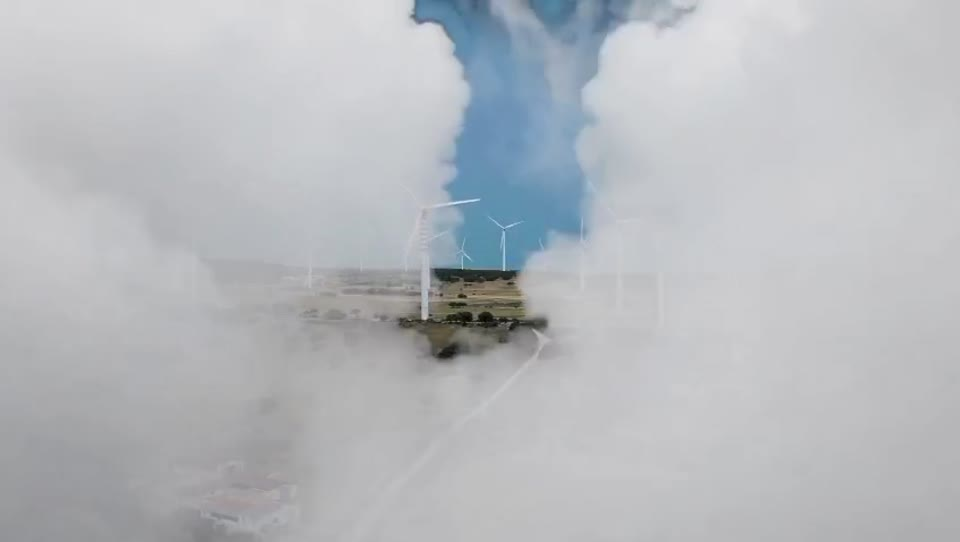
#> input picture docs/posters/Endustriyel-Perspektif.jpg, 960 x 542 px, found by its file name
$ python generate-creative-covers.py
#> lines starting #> are read from the running program, lines starting #| are printed output that depends on the picture
from PIL import Image, ImageDraw, ImageFont, ImageFilter, ImageEnhance, ImageOps
from pathlib import Path
import argparse, zipfile

W,H=1920,1080
BG=(16,21,23)
LIME=(196,231,102)
PROJECTS=[
 ('Endustriyel-Perspektif','Endüstri 360','SANAYİ & İMALAT','Üretimin farklı disiplinleri, tek bir güçlü anlatı.'),
 ('Cnc','Hassasiyetin Gücü','CNC TEKNOLOJİLERİ','Mühendisliği görünür kılan detaylar.'),
 ('Robotik-Otomasyon','Hareketin Mühendisliği','ROBOTİK OTOMASYON','Kontrol, koordinasyon ve kusursuz ritim.'),
 ('Is-Makineleri','Sahanın Gücü','YAPI & İNŞAAT','Ölçeğin ve dayanıklılığın sinematik dili.'),
 ('Plastik-Teknolojileri-Formun-Otesinde','Formun Ötesinde','PLASTİK TEKNOLOJİLERİ','Malzeme, geometriden tasarıma dönüşür.'),
 ('Lojistik','Lojistik','TAŞIMACILIK','Hareketin arkasındaki düzen.'),
 ('Gayrimenkul','Gayrimenkul','MİMARİ & YAŞAM','Mekânın ışıkla anlatılan karakteri.'),
 ('Kozmetik-Moda','Maybelline','MODA & KOZMETİK','Ürün odağında canlı ve güçlü bir görsel dil.'),
 ('Otomotiv','Continental','OTOMOTİV','Yol, hareket ve ürün karakteri.'),
 ('Spor-Beslenme','OCN Protein','SPOR & BESLENME','Günlük rutinde enerjik ürün anlatımı.'),
 ('Turizm-Seyahat','Turizm ve Seyahat','TURİZM & TAŞIMACILIK','Bir rota, pek çok yeni deneyim.')
]
BOLD='/usr/share/fonts/truetype/dejavu/DejaVuSans-Bold.ttf'
REG='/usr/share/fonts/truetype/dejavu/DejaVuSans.ttf'
def font(sz,bold=False):
 return ImageFont.truetype(BOLD if bold else REG,sz)
def wrap_fit(draw,txt,maxwidth):
 for sz in range(100,52,-2):
  f=font(sz,True); lines=[];line=''
  for word in txt.split():
   nextline=(line+' '+word).strip()
   if draw.textbbox((0,0),nextline,font=f)[2]<=maxwidth:line=nextline
   else:
    if line:lines.append(line)
    line=word
  if line:lines.append(line)
  if len(lines)<=3:return lines,f
 return lines,font(54,True)
def make(project,number,poster_root,out):
#> called with number = 1
 slug,title,category,tagline=project
 src=poster_root/(slug+'.jpg')
 if not src.exists():raise FileNotFoundError(src)
 source=Image.open(src).convert('RGB')
#> source is the input picture: PIL image 960x542 RGB; mean R, G, B 182.7, 185.8, 189.9
 base=ImageOps.fit(source,(W,H),method=Image.Resampling.LANCZOS).filter(ImageFilter.GaussianBlur(46))
 base=ImageEnhance.Brightness(base).enhance(.22)
 portrait=source.height>source.width*1.18
#> portrait = False
 x0,y0,x1,y1=(1125,90,1728,985) if portrait else (900,190,1790,875)
#> x0 = 900; y0 = 190; x1 = 1790; y1 = 875
 fg=ImageOps.contain(source,(x1-x0,y1-y0),method=Image.Resampling.LANCZOS)
 fx=x0+(x1-x0-fg.width)//2;fy=y0+(y1-y0-fg.height)//2
#> after `fx = x0 + (x1 - x0 - fg.width) // 2`: fx = 900
#> after `fy = y0 + (y1 - y0 - fg.height) // 2`: fy = 281
 d=ImageDraw.Draw(base,'RGBA')
 d.rounded_rectangle((fx-11,fy-11,fx+fg.width+11,fy+fg.height+11),radius=15,fill=(12,17,19,220),outline=(232,244,228,70),width=2)
 base.paste(fg,(fx,fy))
 # Feathered graphite overlay behind legible editorial typography.
 shade=Image.new('RGB',(W,H),BG);alpha=Image.new('L',(W,1))
 px=alpha.load()
 for x in range(W):
  k=max(0,min(1,(x-830)/850));px[x,0]=int(245*(1-k)**1.4)
 base.paste(shade,(0,0),alpha.resize((W,H)))
 d=ImageDraw.Draw(base,'RGBA')
 for x in range(115,800,84):d.line(((x,0),(x,H)),fill=(239,242,233,8),width=1)
 for y in range(90,H,84):d.line(((0,y),(865,y)),fill=(239,242,233,8),width=1)
 d.rectangle((110,94,174,101),fill=LIME)
 d.text((195,81),'M K .  /  C R E A T I V E  P O R T F O L I O',font=font(22,True),fill=(226,235,225,215))
 d.line((110,165,785,165),fill=(230,241,230,48),width=2)
 d.text((113,230),f'{number:02d}  /  CASE STUDY',font=font(28),fill=LIME)
 d.text((113,311),category,font=font(26,True),fill=(226,234,226,220))
 lines,ff=wrap_fit(d,title,770);sy=388
#> after `lines, ff = wrap_fit(d, title, 770)`: lines = ['Endüstri 360']
 for line in lines:
  d.text((104,sy),line,font=ff,fill=(244,248,237,255))
  sy+=ff.size+22
#> this loop made 1 pass
#> (line, sy) on pass 1: ('Endüstri 360', 510)
#> after the loop, sy = 510
 sy+=24;d.rectangle((112,sy,220,sy+7),fill=LIME);sy+=51
#> after `sy += 24`: sy = 534
#> after `sy += 51`: sy = 585
 words=[];line=''
 for word in tagline.split():
  candidate=(line+' '+word).strip()
  if d.textbbox((0,0),candidate,font=font(32))[2]>660:
   words.append(line);line=word
  else:line=candidate
#> after the loop, words = 1 item
 if line:words.append(line)
 for line in words:
  d.text((111,sy),line,font=font(32),fill=(186,202,197,255));sy+=46
#> this loop made 2 passes
#> sy on pass 1: 631
#> (line, sy) on pass 2: ('anlatı.', 677)
#> after the loop, sy = 677
 d.line((112,964,775,964),fill=(222,238,218,45),width=2)
 d.text((110,988),'AI-ASSISTED CONCEPT  ·  INDEPENDENT PORTFOLIO',font=font(19),fill=(188,204,194,225))
 d.ellipse((1800,90,1810,100),fill=LIME)
 dest=out/(slug+'.jpg');base.save(dest,quality=94,optimize=True,subsampling=0)
#> after `dest = out / (slug + '.jpg')`:
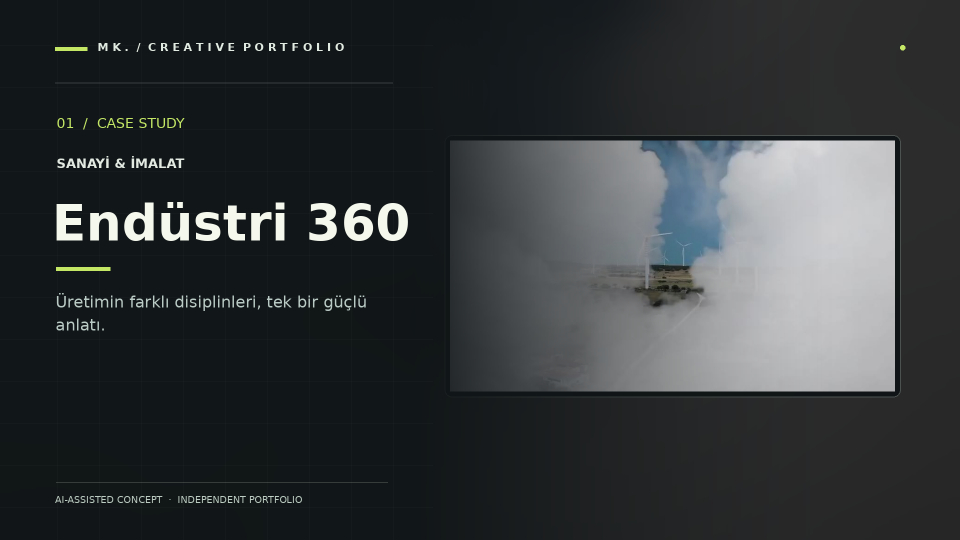
#> saved as Endustriyel-Perspektif.jpg: PIL image 1920x1080 RGB (shown at 1/2 size); mean R, G, B 51.5, 55.2, 56.9
 print('COVER',number,dest,flush=True)
 return dest
def main():
 a=argparse.ArgumentParser()
 a.add_argument('--posters',default='docs/posters')
 a.add_argument('--output',default='/tmp/creative-covers')
 args=a.parse_args()
 out=Path(args.output);out.mkdir(parents=True,exist_ok=True)
 files=[make(p,i,Path(args.posters),out) for i,p in enumerate(PROJECTS,1)]
#> call 2 of make, with number = 2
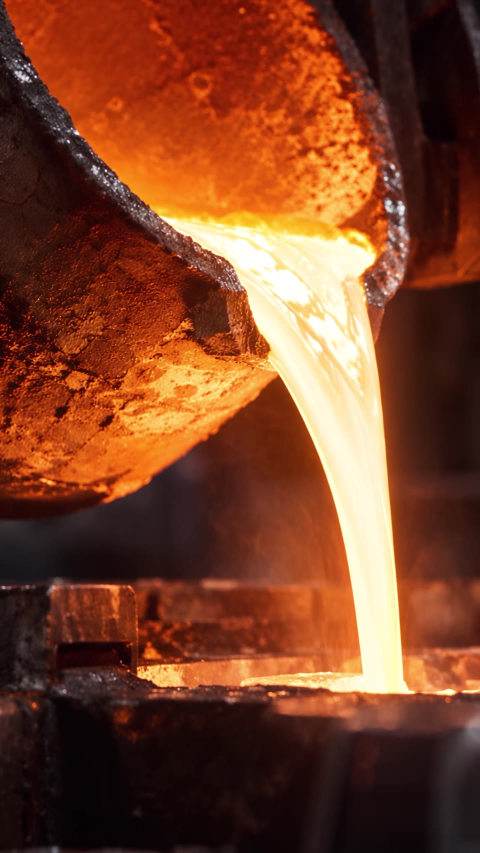
#> input picture docs/posters/Cnc.jpg, 960 x 1706 px, found by its file name (shown at 1/2 size)
#> in make, source is the input picture: PIL image 960x1706 RGB; mean R, G, B 123, 65.5, 39.8
#> in make (call 2), `lines, ff = wrap_fit(d, title, 770)`: lines = ['Hassasiyetin', 'Gücü']
#> the loop in make (call 2), `for line in lines:` made 2 passes
#> (line, sy) on passes 1 to 2: ('Hassasiyetin', 510), ('Gücü', 632)
#> after the loop in make (call 2), `for line in lines:`: sy = 632
#> in make (call 2), `sy += 24`: sy = 656
#> in make (call 2), `sy += 51`: sy = 707
#> after the loop in make (call 2), `for word in tagline.split():`: words = []
#> the loop in make (call 2), `for line in words:` made 1 pass
#> (line, sy) on pass 1: ('Mühendisliği görünür kılan detaylar.', 753)
#> after the loop in make (call 2), `for line in words:`: sy = 753
#> call 3 of make, with number = 3
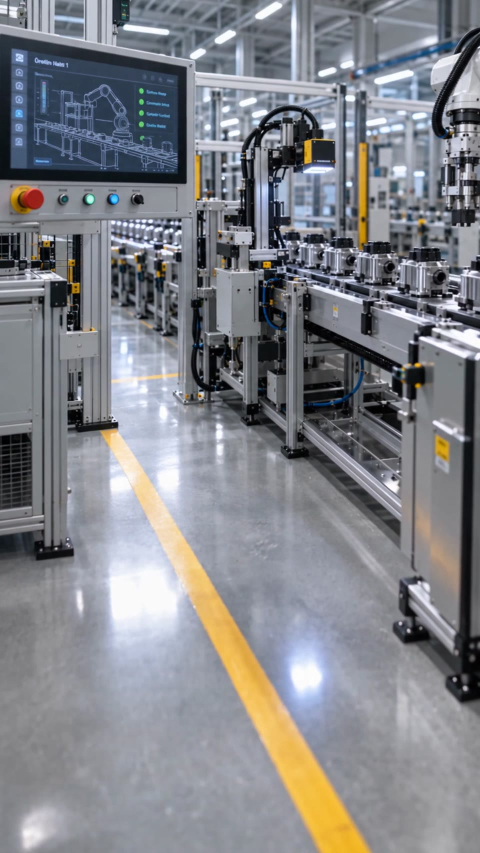
#> input picture docs/posters/Robotik-Otomasyon.jpg, 960 x 1706 px, found by its file name (shown at 1/2 size)
#> in make, source is the input picture: PIL image 960x1706 RGB; mean R, G, B 129.9, 131.5, 136.8
#> in make (call 3), `base.paste(shade,(0,0),alpha.resize((W,H)))`:
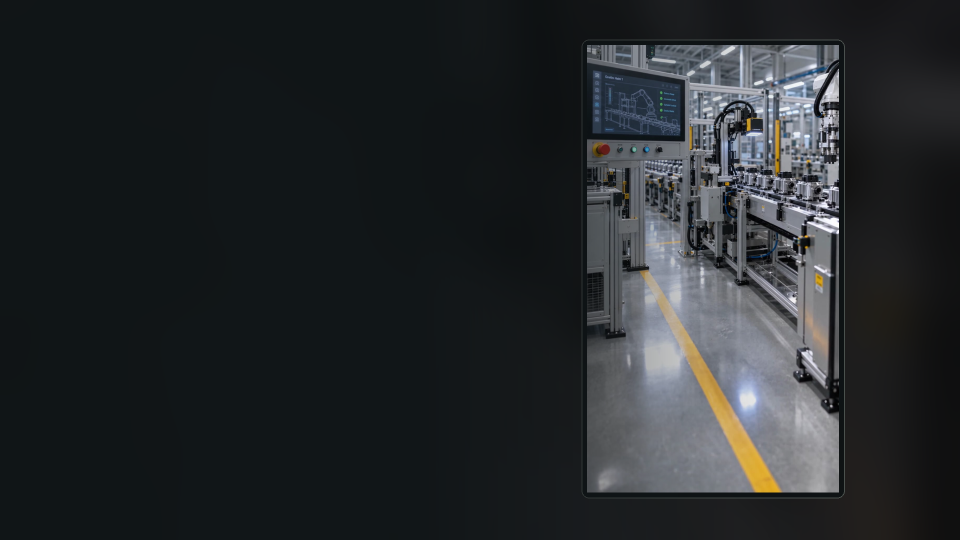
#> base: PIL image 1920x1080 RGB (shown at 1/2 size); mean R, G, B 38.2, 41.5, 43.8
#> in make (call 3), `lines, ff = wrap_fit(d, title, 770)`: lines = ['Hareketin', 'Mühendisliği']
#> the loop in make (call 3), `for line in lines:` made 2 passes
#> after the loop in make (call 3), `for line in lines:`: sy = 632
#> in make (call 3), `sy += 24`: sy = 656
#> in make (call 3), `sy += 51`: sy = 707
#> the loop in make (call 3), `for line in words:` made 1 pass
#> after the loop in make (call 3), `for line in words:`: sy = 753
#> call 4 of make, with number = 4
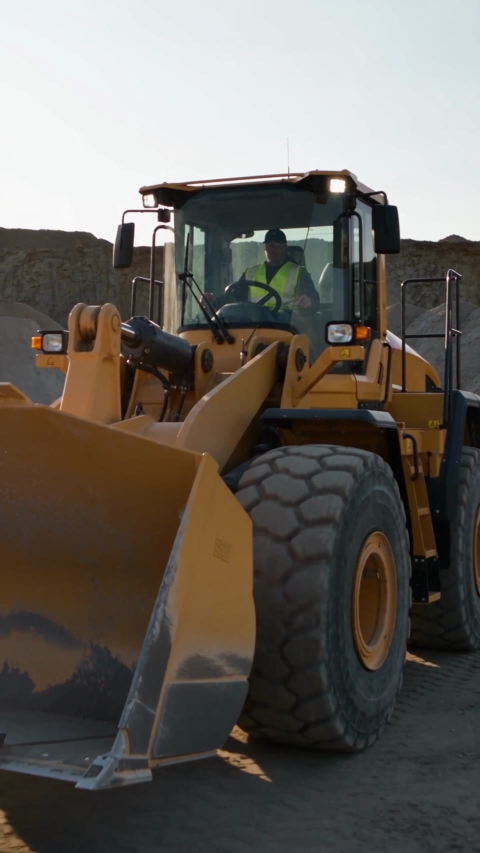
#> input picture docs/posters/Is-Makineleri.jpg, 960 x 1706 px, found by its file name (shown at 1/2 size)
#> in make, source is the input picture: PIL image 960x1706 RGB; mean R, G, B 104.7, 99.9, 93.4
#> in make (call 4), `base.paste(shade,(0,0),alpha.resize((W,H)))`:
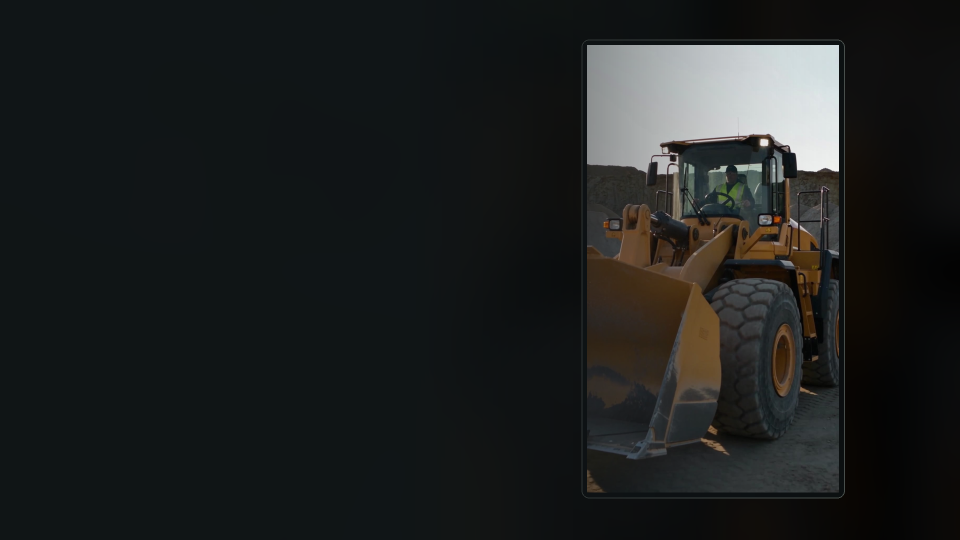
#> base: PIL image 1920x1080 RGB (shown at 1/2 size); mean R, G, B 30.5, 32.6, 32.2
#> in make (call 4), `lines, ff = wrap_fit(d, title, 770)`: lines = ['Sahanın', 'Gücü']
#> the loop in make (call 4), `for line in lines:` made 2 passes
#> after the loop in make (call 4), `for line in lines:`: sy = 632
#> in make (call 4), `sy += 24`: sy = 656
#> in make (call 4), `sy += 51`: sy = 707
#> the loop in make (call 4), `for line in words:` made 1 pass
#> after the loop in make (call 4), `for line in words:`: sy = 753
#> in make (call 4), `dest = out / (slug + '.jpg')`:
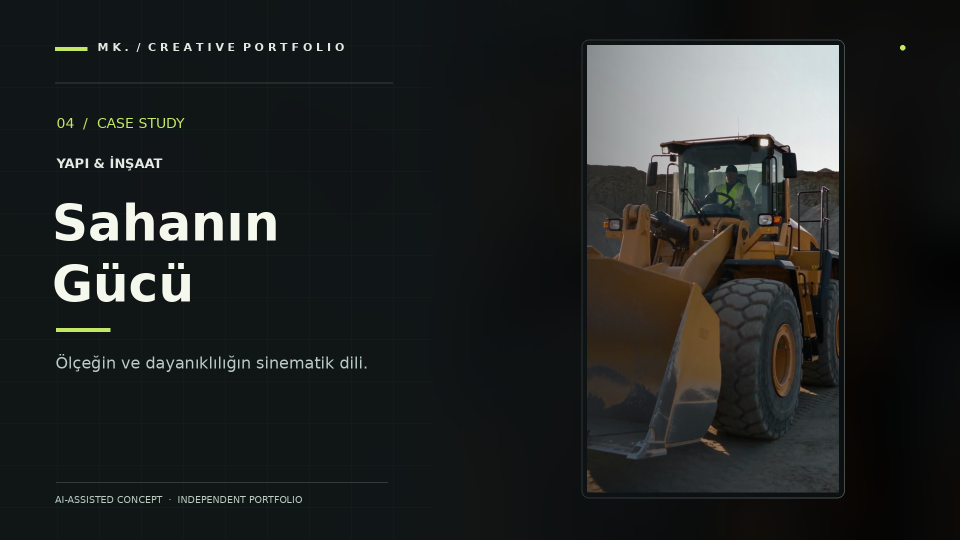
#> saved as Is-Makineleri.jpg: PIL image 1920x1080 RGB (shown at 1/2 size); mean R, G, B 34.5, 36.7, 35.9
 index='# Kreatif Proje Kapakları\n\nGörseller mevcut proje posterlerini kullanarak tasarlanmış 1920 × 1080 editorial konsept kapaklarıdır; yeni film kareleri veya yeni marka işi değildir.\n\n'
 index+='\n'.join(f'{i:02d}. {p[1]}: {p[0]}.jpg' for i,p in enumerate(PROJECTS,1))
 (out/'README.md').write_text(index,encoding='utf-8')
 with zipfile.ZipFile(out/'KREATIF_11_PROJE_GORSELLERI.zip','w',compression=zipfile.ZIP_DEFLATED,compresslevel=6) as z:
  for file in files:z.write(file,arcname=file.name)
  z.write(out/'README.md',arcname='README.md')
 print('PASS: 11 distinct creative project graphics and zip archive',flush=True)
#> (the run stopped early here; a loop or call above may not have finished)
